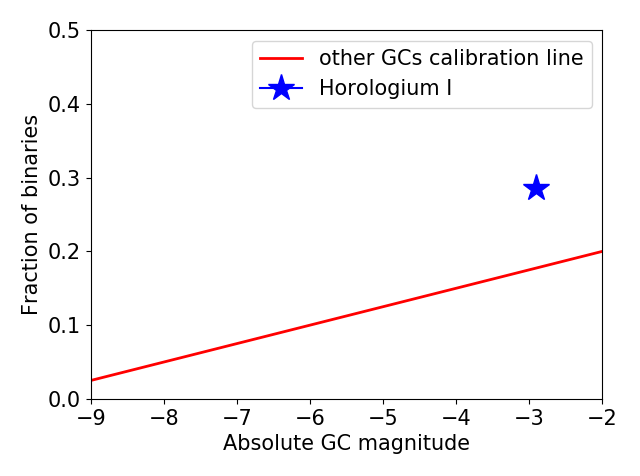

The script that drew this image:
import matplotlib.pyplot as p
import numpy as n
import matplotlib as m
m.rcParams.update({'font.size':15})

y = lambda x : 0.025*x + 0.25


x = n.linspace(-10, 0, 50)
p.plot(x, y(x), color="red", linewidth=2.0, label="other GCs calibration line")
p.plot(-2.9, 0.2857, color="blue", markersize=20.0, marker="*", label="Horologium I")
p.ylim(0, 0.5)
p.xlim(-9,-2)
p.xlabel("Absolute GC magnitude")
p.ylabel("Fraction of binaries")
p.legend()
p.tight_layout()
p.show()
